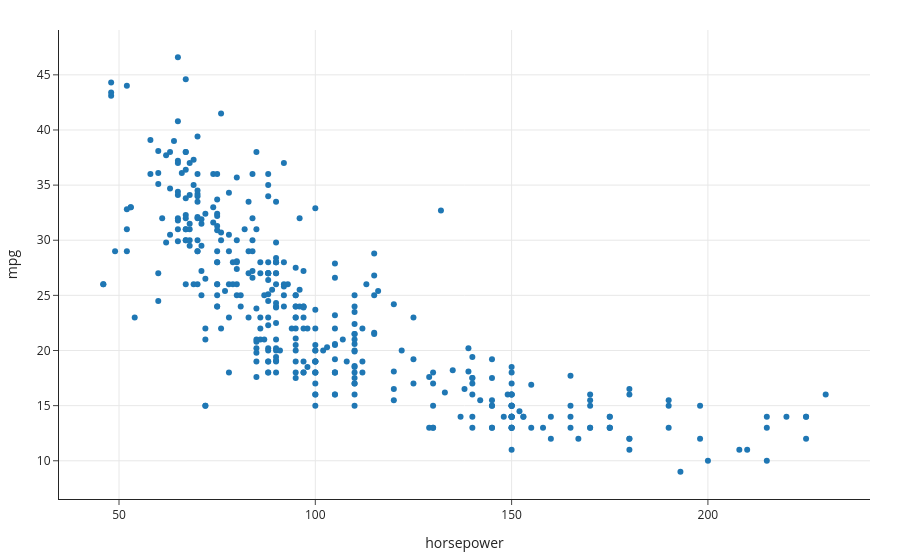

Notebook code cell kept with this figure:
### Markdown cell above
### The relationship between `'horsepower'` and `'mpg'`

### Code cell
px.scatter(mpg, x='horsepower', y='mpg')

### Figure 1 — Plotly figure (JSON) as saved in the notebook; plotly's stock layout.template omitted (floating-point values rounded to 4 significant figures; data arrays with more than 128 entries replaced by an {"elided": "..."} marker saying what was removed)
{"data": [{"hovertemplate": "horsepower=%{x}<br>mpg=%{y}<extra></extra>", "legendgroup": "", "marker": {"color": "#1F77B4", "symbol": "circle"}, "mode": "markers", "name": "", "orientation": "v", "showlegend": false, "type": "scatter", "x": {"elided": "392 int values"}, "xaxis": "x", "y": {"elided": "392 float values"}, "yaxis": "y"}], "layout": {"autosize": true, "legend": {"tracegroupgap": 0}, "xaxis": {"anchor": "y", "autorange": true, "domain": [0, 1], "range": [34.94, 241.1], "title": {"text": "horsepower"}, "type": "linear"}, "yaxis": {"anchor": "x", "autorange": true, "domain": [0, 1], "range": [6.246, 49.35], "title": {"text": "mpg"}, "type": "linear"}}}
